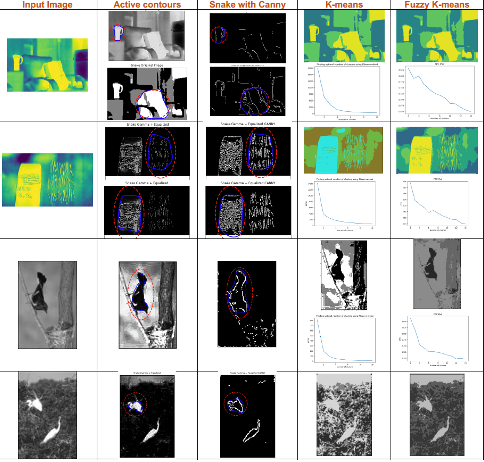
#> input picture segmentation-result.png, 484 x 462 px, found by its file name; its folder holds only this picture in this run
$ python knn-1.py
#> lines starting #> are read from the running program, lines starting #| are printed output that depends on the picture; pictures that were not available may be replaced by others from this repository, and a replacement may not be noted
import cv2, os
import numpy as np
from scipy import ndimage
import matplotlib.pyplot as plt
from sklearn.cluster import KMeans
from skimage.color import rgb2gray

NumClusters = 10
Sum_of_squared_distances = []


# names = ['Bird1.jpg', 'Bird2.jpg', 'Bird3.jpg', 'ThermalInfrared1.jpg', 'ThermalInfrared2.jpg', 'Squall1.jpeg','Squall2.jpeg','Squall3.jpeg','Squall4.jpeg','Squall5.jpeg']
currDir = os.getcwd() + "/CCL/"
names = []
import os
for root, dirs, files in os.walk(currDir, topdown=False):
   for name in files:
       if name.find(".png") != - 1:
           names.append(name)
print(names)

for ind in range(len(names)) :
    filename = names[ind] # Set filename

    # Create a directory to save clusters of input image
    dir = os.getcwd()
    # Comment this part if you don't want to save image
    dirName = filename
    dirName = (dirName.split("."))[0]
    dir = dir + "/CCLKNN/" + dirName
    os.mkdir(dir)
    ####
    filename = "/Users/adityadutt/Documents/ENV/Project2/CCL/" + filename
    pic = cv2.imread(filename, cv2.IMREAD_UNCHANGED)
#> pic is the input picture: shape (462, 484, 4); mean B, G, R, A 167.7, 175.1, 167.9, 255
    NumChannel = len(pic.shape)
#> NumChannel = 3
    Sum_of_squared_distances = []

    if NumChannel == 2 : # 2 channel image (Gray scale image)

        # Equalize image
        pic = cv2.equalizeHist(pic)
        pic = pic/255  # Scale the pixel values between 0 and 1

        # Reshape (row, col) into (row*col, 1)
        pic_n = pic.reshape(pic.shape[0]*pic.shape[1], 1)

        # Try k means clustering for different numbers of clusters
        for i in range(NumClusters) :

            kmeans = KMeans(n_clusters=i+1, random_state=0).fit(pic_n) # Run k means clustering
            Sum_of_squared_distances.append(kmeans.inertia_) # Find WCSS and store it
            pic2show = kmeans.cluster_centers_[kmeans.labels_] # Find cluster centroids
            cluster_pic = pic2show.reshape(pic.shape[0], pic.shape[1]) # Reshape image again in 3 channel image
            cv2.imwrite(dir+"/cluster"+str(i+1)+".png", cluster_pic*255)
            # plt.imshow(cluster_pic, cmap='gray')
            # plt.savefig(dir+"/cluster"+str(i+1)+".png") # Save image
            # plt.show()

        # Plot WCSS graph
        xaxis = np.arange(1,11,1)
        yaxis = np.array(Sum_of_squared_distances)
        # print(xaxis, yaxis)
        plt.cla()
        plt.clf()
        plt.close()

        plt.plot(xaxis,yaxis)
        plt.title("Finding optimal number of clusters using Elbow method")
        plt.xlabel("Number of clusters")
        plt.ylabel("WCSS")
        # Save the WCSS plot
        plt.savefig(dir+"/WCSS.png")
        plt.cla()
        plt.clf()
        plt.close()
        # plt.show()


    elif NumChannel == 3 :  # Color image (No nned of histogram equalization)

        pic = pic/255  # Scale the pixel values between 0 and 1

        # Reshape (row, col, height) into (row*col, height)
        pic_n = pic.reshape(pic.shape[0]*pic.shape[1], pic.shape[2])

        # Try k means clustering for different numbers of clusters
        for i in range(NumClusters) :

            kmeans = KMeans(n_clusters=i+1, random_state=0).fit(pic_n) # Run k means clustering
            Sum_of_squared_distances.append(kmeans.inertia_) # Find WCSS and store it
            pic2show = kmeans.cluster_centers_[kmeans.labels_] # Find cluster centroids
            cluster_pic = pic2show.reshape(pic.shape[0], pic.shape[1], pic.shape[2]) # Reshape image again in 3 channel image
            cv2.imwrite(dir+"/cluster"+str(i+1)+".png", cluster_pic*255)
#> this loop made 10 passes
#> pass 1, `cluster_pic = pic2show.reshape(pic.shape[0], pic.shape[1], pic.shape[2])`:
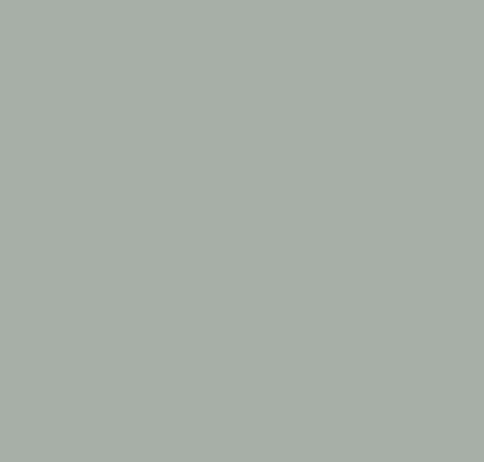
#> cluster_pic: shape (462, 484, 4) float64; mean B, G, R, A 0.658, 0.687, 0.658, 1
#> pass 2, `cluster_pic = pic2show.reshape(pic.shape[0], pic.shape[1], pic.shape[2])`:
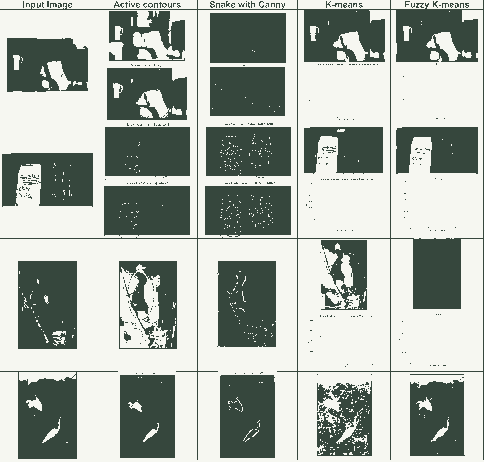
#> cluster_pic: shape (462, 484, 4) float64; mean B, G, R, A 0.658, 0.687, 0.658, 1
#> after the loop, Sum_of_squared_distances = [104232.1, 20502.4, 7679.7, 5531.1, 4212.3, 3104.9, 2462.2, 1973.7, 1613.9, 1411.2]
            # [8 lines of commented-out code are left out]
        xaxis = np.arange(1,11,1)
        yaxis = np.array(Sum_of_squared_distances)
#> yaxis has the same summary as Sum_of_squared_distances
        plt.cla()
        plt.clf()
        plt.close()

        plt.plot(xaxis,yaxis)
        plt.title("Finding optimal number of clusters using Elbow method")
        plt.xlabel("Number of clusters")
        plt.ylabel("WCSS")
        # Save the WCSS plot
        plt.savefig(dir+"/WCSS.png")
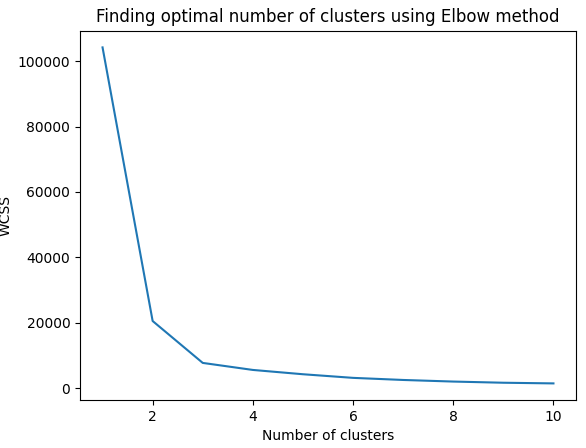
#> figure drawn by matplotlib, 1 panel; curve peaks at x = 1, y = 104232.1
        plt.cla()
        plt.clf()
        plt.close()
        # plt.show()
